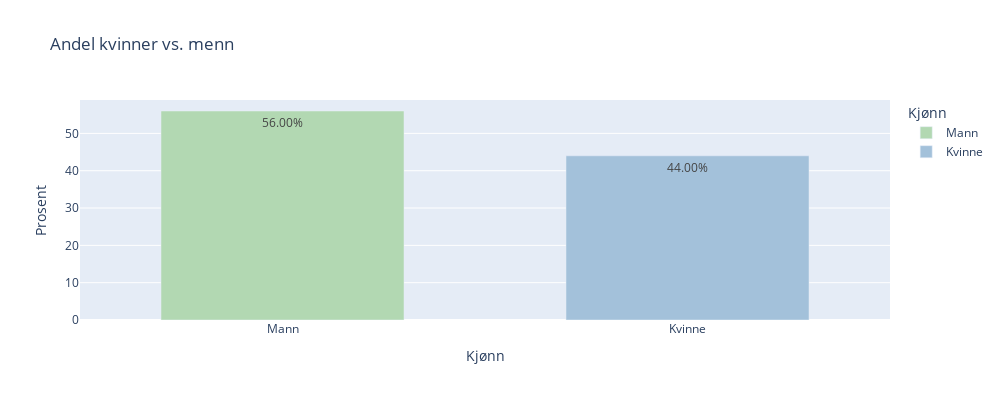

The code cell stored with this chart in its notebook:
### Markdown cell above
# Visualisering --> kjøre koordinerte farger

## (Ikke-helserelaterte variabler)

#### Kjønnsrelaterte sammenhenger
Vi ønsker å få en oversikt over andel pasienter som er kvinner og menn

FARGEKODER: #A3C1DA, #B2D8B2

### Code cell
# Andel kvinner og menn.

kjonn_data = pd.melt(X_train, value_vars=["kjønn_female", "kjønn_male"], var_name="Kjønn", value_name="Verdi")
kjonn_data['Kjønn'] = kjonn_data['Kjønn'].map({'kjønn_female': 'Kvinne', 'kjønn_male': 'Mann'})
kjonn_data = kjonn_data[kjonn_data['Verdi'] == 1]

total_count = kjonn_data.shape[0]
kjonn_percent = kjonn_data['Kjønn'].value_counts(normalize=True) * 100
kjonn_percent = kjonn_percent.reset_index()
kjonn_percent.columns = ['Kjønn', 'Prosent']

kjonn_figure = px.bar(kjonn_percent, x='Kjønn', y='Prosent', 
                      title='Andel kvinner vs. menn',
                      color='Kjønn',
                      color_discrete_map={"Kvinne": "#A3C1DA", "Mann": "#B2D8B2"},
                      text='Prosent',
                      width=1000, height=400)  # Angi figurens størrelse her

# Juster stolpebredden
kjonn_figure.update_traces(texttemplate='%{text:.2f}%', textposition='inside', width=0.6)  # Smalere stolper

kjonn_figure.show()

### Figure 1 — Plotly figure (JSON) as saved in the notebook; plotly's stock layout.template omitted (floating-point values rounded to 4 significant figures)
{"data": [{"alignmentgroup": "True", "hovertemplate": "Kjønn=%{x}<br>Prosent=%{text}<extra></extra>", "legendgroup": "Mann", "marker": {"color": "#B2D8B2", "pattern": {"shape": ""}}, "name": "Mann", "offsetgroup": "Mann", "orientation": "v", "showlegend": true, "text": [56.0], "textposition": "inside", "texttemplate": "%{text:.2f}%", "type": "bar", "width": 0.6, "x": ["Mann"], "xaxis": "x", "y": [56.0], "yaxis": "y"}, {"alignmentgroup": "True", "hovertemplate": "Kjønn=%{x}<br>Prosent=%{text}<extra></extra>", "legendgroup": "Kvinne", "marker": {"color": "#A3C1DA", "pattern": {"shape": ""}}, "name": "Kvinne", "offsetgroup": "Kvinne", "orientation": "v", "showlegend": true, "text": [44.0], "textposition": "inside", "texttemplate": "%{text:.2f}%", "type": "bar", "width": 0.6, "x": ["Kvinne"], "xaxis": "x", "y": [44.0], "yaxis": "y"}], "layout": {"barmode": "relative", "height": 400, "legend": {"title": {"text": "Kjønn"}, "tracegroupgap": 0}, "title": {"text": "Andel kvinner vs. menn"}, "width": 1000, "xaxis": {"anchor": "y", "categoryarray": ["Mann", "Kvinne"], "categoryorder": "array", "domain": [0, 1], "title": {"text": "Kjønn"}}, "yaxis": {"anchor": "x", "domain": [0, 1], "title": {"text": "Prosent"}}}}
